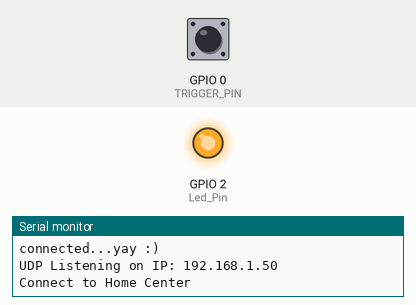
Simulated run of this sketch. Board: ESP8266 (NodeMCU). On the bench: output pins drawn as LEDs (lit = HIGH), the last lines printed to the serial monitor. The test bench sets the inputs (shaded band); at power-on: GPIO 0 (TRIGGER_PIN) HIGH. WiFi joins after 1.5 s; servers stay silent unless stated; random numbers use the default seed unless the sketch sets one; no MQTT or app messages arrive unless stated. At 15.0 s the program restarts the board; the recording ends there.

Above: at 2.7 s.
2.8 s: GPIO 0 (TRIGGER_PIN) pulled LOW for 0.15 s
At 3.2 s:
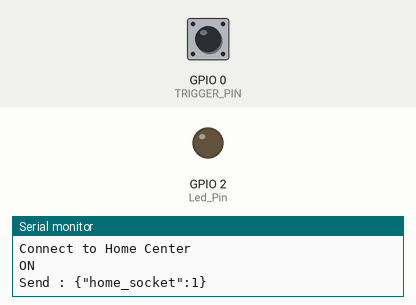
6.5 s: GPIO 0 (TRIGGER_PIN) pulled LOW for 1 s
At 7.2 s:
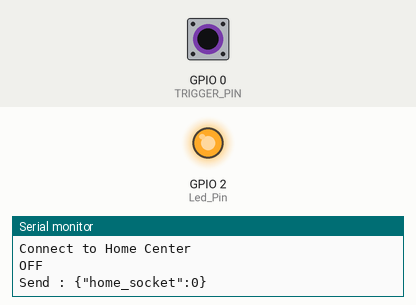
12.0 s: GPIO 0 (TRIGGER_PIN) driven LOW
At 12.6 s:
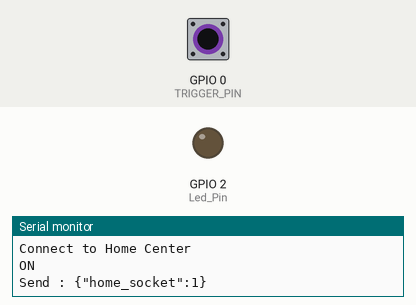
Timing chart, 0 to 15.0 s (numbered marks = the images above; inputs shaded):
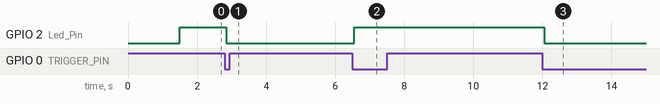

Measured:
- after the input at 2.8 s, GPIO 2 (Led_Pin): HIGH → LOW after 0.05 s
- after the input at 6.5 s, GPIO 2 (Led_Pin): LOW → HIGH after 0.05 s
- after the input at 12.0 s, GPIO 2 (Led_Pin): HIGH → LOW after 0.05 s

The sketch:

MQTT_socket.ino
```cpp
#include <ArduinoJson.h>
#include <WiFiManager.h>
#include <PubSubClient.h>
#include <ESPAsyncUDP.h>

#define TRIGGER_PIN 0
#define Led_Pin 2

WiFiClient espClient;
PubSubClient client(espClient);
WiFiManager wf;
String nameTag = "home_socket";
int socket_state;
AsyncUDP udp;
IPAddress centralIP;
bool serverConnect = false;
const String cmd = "BUSTER CALL";
unsigned long lastDebounceTime = 0;
unsigned long debounceDelay = 50;
unsigned long timedelay;
bool context = false;
bool lastContext = false;

/**
 * Callback function for handling MQTT message arrival.
 *
 * @param topic   The topic of the MQTT message.
 * @param payload The payload of the MQTT message.
 * @param length  The length of the payload.
 */
void callback_period(char* topic, byte* payload, unsigned int length) {
  Serial.print("Message arrived [");
  Serial.print(topic);
  Serial.print("] ");

  Serial.print("Message:");
  for (int i = 0; i < length; i++) {
    Serial.print((char)payload[i]);
  }
  Serial.println();

  // Control led
  if (payload[0] == '1') {
    Serial.println("ON");
    digitalWrite(Led_Pin, LOW);
    socket_state = 1;
  } else if (payload[0] == '0') {
    Serial.println("OFF");
    digitalWrite(Led_Pin, HIGH);
    socket_state = 0;
  }
}

// This function sends a broadcast message to connect to the Home Center

void getIPHomeCenter() {
  // Print a message to the Serial Monitor
  Serial.println("Connect to Home Center");

  // Create a string message to send as a broadcast
  String msg = nameTag + "/1";

  // Send the broadcast message
  udp.broadcast(msg.c_str());
}

void setup() {
  Serial.begin(115200); // Initialize the serial communication
  pinMode(TRIGGER_PIN, INPUT_PULLUP); // Set the trigger pin as input with pull-up resistor enabled

  // Attempt to connect to the WiFi network
  bool res = wf.autoConnect("TM-NgocHung MQTT socket", "12345678");
  if (!res) {
    Serial.println("Failed to connect"); // Print an error message if connection fails
  } else {
    Serial.println("connected...yay :)"); // Print a success message if connection succeeds
  }

  // Set up UDP file handling
  if (udp.listen(1234)) {
    Serial.print("UDP Listening on IP: ");
    Serial.println(WiFi.localIP()); // Print the local IP address
    udp.onPacket([](AsyncUDPPacket packet) {
      Serial.print("UDP Packet Type: ");
      Serial.print(packet.isBroadcast() ? "Broadcast" : packet.isMulticast() ? "Multicast"
                   : "Unicast");
      Serial.print(", From: ");
      Serial.print(packet.remoteIP()); // Print the remote IP address
      Serial.print(":");
      Serial.print(packet.remotePort()); // Print the remote port
      Serial.print(", To: ");
      Serial.print(packet.localIP()); // Print the local IP address
      Serial.print(":");
      Serial.print(packet.localPort()); // Print the local port
      Serial.print(", Length: ");
      Serial.print(packet.length()); // Print the packet length
      Serial.print(", Data: ");
      Serial.write(packet.data(), packet.length()); // Print the packet data
      Serial.println();
      if (!packet.isBroadcast() && !packet.isMulticast()) {
        char p[11];
        memcpy(&p, (char *)packet.data(), 11);
        String a = String(p);
        if (a.equals(cmd)) {
          centralIP = packet.remoteIP(); // Set the central IP address
          serverConnect = true; // Set the server connection status to true
          Serial.println("connected to server");
          Serial.println(centralIP);
          udp.close(); // Close the UDP connection
        }
      }
    });
  }

  pinMode(Led_Pin, OUTPUT); // Set the LED pin as output
  digitalWrite(Led_Pin, HIGH); // Turn on the LED
  socket_state = 0; // Set the socket state to 0
  client.subscribe("home_socket"); // Subscribe to the "home_socket" topic
  client.setCallback(callback_period); // Set the callback function for message reception
}

// This function checks the state of a button and performs actions accordingly.
// It toggles the state of an LED and sends a message over MQTT when the button is pressed.
// If the button is held for more than 3 seconds, it erases the configuration and restarts the device.
void checkButton() {
  bool reading = digitalRead(TRIGGER_PIN);  // Read the state of the button
  DynamicJsonDocument doc(100);  // Create a JSON document

  if (!reading) {
    // Debounce the button
    if ((millis() - lastDebounceTime) > debounceDelay) {
      if (!reading) {
        if (lastContext != reading) {
          if (socket_state == 1) {
            digitalWrite(Led_Pin, HIGH);  // Turn off the LED
            Serial.println("OFF");
            doc[nameTag] = 0;
            socket_state = 0;
          } else {
            digitalWrite(Led_Pin, LOW);  // Turn on the LED
            Serial.println("ON");
            doc[nameTag] = 1;
            socket_state = 1;
          }
          Serial.print("Send : ");
          String data;
          serializeJson(doc, data);  // Serialize the JSON document to a string
          Serial.println(data);
          client.publish("ProjectIoT/1/sensor", data.c_str());  // Publish the message over MQTT
        }
      }
      lastContext = reading;
    }

    // Check if the button is held for more than 3 seconds
    if (millis() - timedelay > 3000) {
      if (!reading) {
        Serial.println("Button Held");
        Serial.println("Erasing Config, restarting");
        wf.resetSettings();  // Erase the WiFi configuration
        ESP.restart();  // Restart the device
      }
    }
  } else {
    lastDebounceTime = millis();
    timedelay = millis();
    lastContext = reading;
  }
}


unsigned long lastConnectMQTTserver = 0;

// Reconnects to the MQTT broker
void reconnect() {
  // Check if it has been 5 seconds since the last connection attempt
  if (millis() - lastConnectMQTTserver >= 5000) {
    // Check if the client is not connected
    if (!client.connected()) {
      Serial.print("Attempting MQTT connection...");
      // Create a random client ID
      String clientId = "ESP8266Client-";
      clientId += String(random(0xffff), HEX);
      client.setServer(centralIP, 1883);
      // Attempt to connect
      if (client.connect(clientId.c_str())) {
        Serial.println("connected");
        client.subscribe("home_socket");
      } else {
        Serial.print("failed, rc=");
        Serial.print(client.state());
        Serial.println(" try again after 5 seconds");
      }
    }
    // Update the last connection attempt time
    lastConnectMQTTserver = millis();
  }
}
unsigned long lastLoop = 0;
// Function to handle the main loop of the program
void loop() {
  // Check if the client is not connected and reconnect if necessary
  if (!client.connected()) {
    reconnect();
  }

  // Check if the server is not connected
  if (!serverConnect) {
    // Check if enough time has elapsed since the last loop
    if (millis() - lastLoop >= 2000) {
      // Call the function to get the IP of the Home Center
      getIPHomeCenter();
      // Update the last loop time
      lastLoop = millis();
    }
  }

  // Call the loop function of the client
  client.loop();

  // Check the state of the button
  checkButton();
}
```
